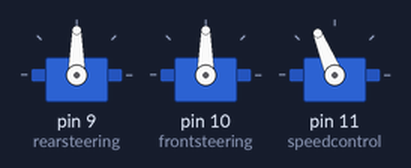
The sketch below on a simulated Arduino Uno, built with avr-gcc and run on an emulated ATmega328P. On the bench: 3 × servo.

Above: at 0.05 s.
At 9.95 s:
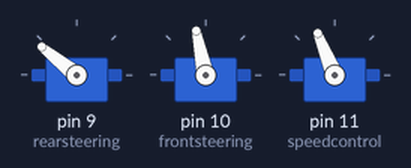
At 19.95 s:
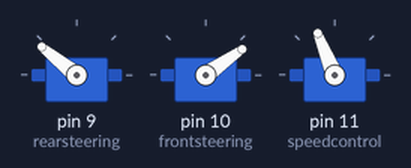
At 39.95 s:
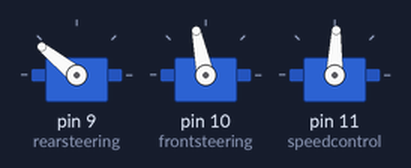
Timing chart, 0 to 58.7 s (numbered marks = the images above):
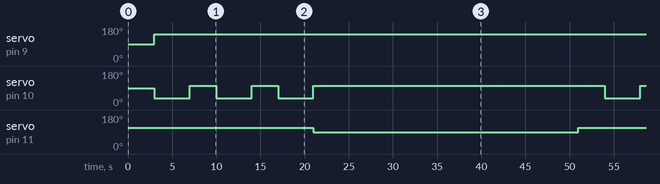

Measured:
- by itself, servo on pin 9 (rearsteering): 90° → 141° at 3.0 s
- by itself, servo on pin 10 (frontsteering): repeats every 51.0 s: 2 × (102° 3.0 s, 35° 4.0 s), 102° 33.0 s, 35° 4.0 s
- by itself, servo on pin 11 (speedcontrol): alternates 112° for 21.0 s and 88° for 30.0 s

The sketch:

DriveInSquare.ino
```cpp
#include <Servo.h>
Servo frontsteering;
Servo rearsteering;
Servo speedcontrol;

void setup() {
 rearsteering.attach(9);    //Rear Steering Servo
 frontsteering.attach(10);  //Front Steering Servo
 speedcontrol.attach(11);   //Electronic Speed Control Fwd/Back
}
void loop() {

  speedcontrol.writeMicroseconds(1700);   // fwd
  delay(3000);                            // wait for 3 second
  frontsteering.writeMicroseconds(900);   // turn right
  rearsteering.writeMicroseconds(2000);   // turn right
  delay(4000);                            // wait for 3 second
  frontsteering.writeMicroseconds(1600);  // Center
//  rearsteering.writeMicroseconds(1600);   // Center
  delay(3000);
  frontsteering.writeMicroseconds(900);   // turn right
//  rearsteering.writeMicroseconds(2000);   // turn right
  delay(4000);                            // wait for 3 second
  frontsteering.writeMicroseconds(1600);  // Center
//  rearsteering.writeMicroseconds(1600);   // Center
  delay(3000);
  frontsteering.writeMicroseconds(900);   // turn right
//  rearsteering.writeMicroseconds(2000);   // turn right
  delay(4000);                            // wait for 3 second
  frontsteering.writeMicroseconds(1600);  // Center
//  rearsteering.writeMicroseconds(1600);   // Center
  speedcontrol.writeMicroseconds(1450);   // stop
  delay(30000);


}
```
